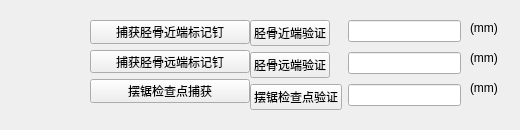
     <widget class="QWidget" name="tab_10">
      <attribute name="title">
       <string>检查点验证</string>
      </attribute>
      <widget class="QWidget" name="gridLayoutWidget">
       <property name="geometry">
        <rect>
         <x>90</x>
         <y>20</y>
         <width>160</width>
         <height>83</height>
        </rect>
       </property>
       <layout class="QGridLayout" name="gridLayout">
        <item row="2" column="0">
         <widget class="QPushButton" name="pushButton_distalStaple">
          <property name="text">
           <string>捕获胫骨远端标记钉</string>
          </property>
         </widget>
        </item>
        <item row="0" column="0">
         <widget class="QPushButton" name="pushButton_proximalStaple">
          <property name="text">
           <string>捕获胫骨近端标记钉</string>
          </property>
         </widget>
        </item>
        <item row="3" column="0">
         <widget class="QPushButton" name="pushButton_sawStable">
          <property name="text">
           <string>摆锯检查点捕获</string>
          </property>
         </widget>
        </item>
       </layout>
      </widget>
      <widget class="QWidget" name="formLayoutWidget_10">
       <property name="geometry">
        <rect>
         <x>250</x>
         <y>20</y>
         <width>211</width>
         <height>101</height>
        </rect>
       </property>
       <layout class="QFormLayout" name="formLayout_10">
        <item row="0" column="0">
         <widget class="QPushButton" name="pushButton_verifyPromix">
          <property name="text">
           <string>胫骨近端验证</string>
          </property>
         </widget>
        </item>
        <item row="0" column="1">
         <widget class="QLineEdit" name="lineEdit_proximalTest"/>
        </item>
        <item row="1" column="0">
         <widget class="QPushButton" name="pushButton_verifyDistal">
          <property name="text">
           <string>胫骨远端验证</string>
          </property>
         </widget>
        </item>
        <item row="1" column="1">
         <widget class="QLineEdit" name="lineEdit_distalTest"/>
        </item>
        <item row="2" column="0">
         <widget class="QPushButton" name="pushButton_verifySaw">
          <property name="text">
           <string>摆锯检查点验证</string>
          </property>
         </widget>
        </item>
        <item row="2" column="1">
         <widget class="QLineEdit" name="lineEdit_sawTest"/>
        </item>
       </layout>
      </widget>
      <widget class="QLabel" name="label">
       <property name="geometry">
        <rect>
         <x>470</x>
         <y>20</y>
         <width>31</width>
         <height>16</height>
        </rect>
       </property>
       <property name="text">
        <string>(mm)</string>
       </property>
      </widget>
      <widget class="QLabel" name="label_39">
       <property name="geometry">
        <rect>
         <x>470</x>
         <y>50</y>
         <width>41</width>
         <height>16</height>
        </rect>
       </property>
       <property name="text">
        <string>(mm)</string>
       </property>
      </widget>
      <widget class="QLabel" name="label_40">
       <property name="geometry">
        <rect>
         <x>470</x>
         <y>80</y>
         <width>41</width>
         <height>16</height>
        </rect>
       </property>
       <property name="text">
        <string>(mm)</string>
       </property>
      </widget>
     </widget>
